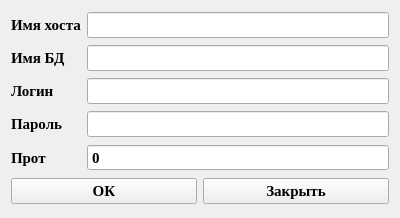
<?xml version="1.0" encoding="UTF-8"?>
<ui version="4.0">
 <class>ConnectStatust</class>
 <widget class="QWidget" name="ConnectStatust">
  <property name="geometry">
   <rect>
    <x>0</x>
    <y>0</y>
    <width>400</width>
    <height>218</height>
   </rect>
  </property>
  <property name="font">
   <font>
    <family>Times New Roman</family>
    <pointsize>11</pointsize>
    <bold>true</bold>
   </font>
  </property>
  <property name="windowTitle">
   <string>Form</string>
  </property>
  <layout class="QGridLayout" name="gridLayout">
   <item row="0" column="0">
    <widget class="QLabel" name="la_hostname">
     <property name="text">
      <string>Имя хоста</string>
     </property>
    </widget>
   </item>
   <item row="0" column="1">
    <widget class="QLineEdit" name="le_hostname"/>
   </item>
   <item row="1" column="0">
    <widget class="QLabel" name="la_dbname">
     <property name="text">
      <string>Имя БД</string>
     </property>
    </widget>
   </item>
   <item row="1" column="1">
    <widget class="QLineEdit" name="le_dbname"/>
   </item>
   <item row="2" column="0">
    <widget class="QLabel" name="la_login">
     <property name="text">
      <string>Логин</string>
     </property>
    </widget>
   </item>
   <item row="2" column="1">
    <widget class="QLineEdit" name="le_login"/>
   </item>
   <item row="3" column="0">
    <widget class="QLabel" name="la_password">
     <property name="text">
      <string>Пароль</string>
     </property>
    </widget>
   </item>
   <item row="3" column="1">
    <widget class="QLineEdit" name="le_password">
     <property name="echoMode">
      <enum>QLineEdit::EchoMode::Password</enum>
     </property>
    </widget>
   </item>
   <item row="4" column="0">
    <widget class="QLabel" name="la_port">
     <property name="text">
      <string>Прот </string>
     </property>
    </widget>
   </item>
   <item row="5" column="0" colspan="2">
    <layout class="QHBoxLayout" name="horizontalLayout">
     <item>
      <widget class="QPushButton" name="pb_OK">
       <property name="text">
        <string>ОК</string>
       </property>
      </widget>
     </item>
     <item>
      <widget class="QPushButton" name="pb_closed">
       <property name="text">
        <string>Закрыть</string>
       </property>
      </widget>
     </item>
    </layout>
   </item>
   <item row="4" column="1">
    <widget class="QSpinBox" name="sb_port">
     <property name="buttonSymbols">
      <enum>QAbstractSpinBox::ButtonSymbols::NoButtons</enum>
     </property>
     <property name="keyboardTracking">
      <bool>true</bool>
     </property>
     <property name="maximum">
      <number>99999</number>
     </property>
    </widget>
   </item>
  </layout>
 </widget>
 <resources/>
 <connections>
  <connection>
   <sender>pb_closed</sender>
   <signal>clicked()</signal>
   <receiver>ConnectStatust</receiver>
   <slot>close()</slot>
   <hints>
    <hint type="sourcelabel">
     <x>387</x>
     <y>205</y>
    </hint>
    <hint type="destinationlabel">
     <x>199</x>
     <y>152</y>
    </hint>
   </hints>
  </connection>
 </connections>
</ui>
